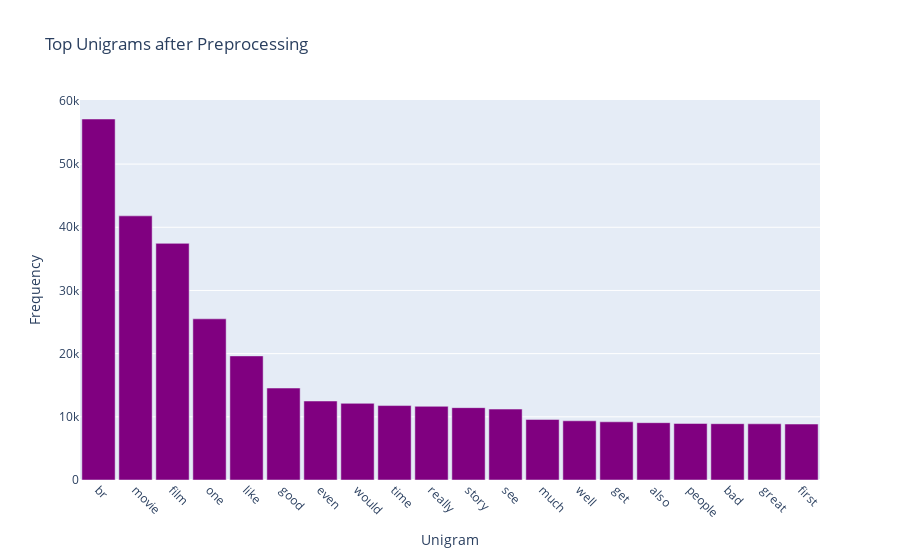

Notebook source saved alongside this figure:
### Code cell
# Plotting Unigram Frequency Distribution with Plotly
fig = px.bar(
    unigram_df,
    x="Unigram",
    y="Frequency",
    title="Top Unigrams after Preprocessing",
    color_discrete_sequence=["purple"],
)
fig.update_xaxes(tickangle=45)
fig.update_layout(xaxis_title="Unigram", yaxis_title="Frequency", bargap=0.1)
fig.show()

### Figure 1 — Plotly figure (JSON) as saved in the notebook; plotly's stock layout.template omitted (floating-point values rounded to 4 significant figures)
{"data": [{"alignmentgroup": "True", "hovertemplate": "Unigram=%{x}<br>Frequency=%{y}<extra></extra>", "legendgroup": "", "marker": {"color": "purple", "pattern": {"shape": ""}}, "name": "", "offsetgroup": "", "orientation": "v", "showlegend": false, "textposition": "auto", "type": "bar", "x": ["br", "movie", "film", "one", "like", "good", "even", "would", "time", "really", "story", "see", "much", "well", "get", "also", "people", "bad", "great", "first"], "xaxis": "x", "y": [57138, 41808, 37454, 25508, 19642, 14555, 12504, 12135, 11780, 11663, 11452, 11223, 9583, 9372, 9211, 9073, 8951, 8913, 8894, 8857], "yaxis": "y"}], "layout": {"bargap": 0.1, "barmode": "relative", "legend": {"tracegroupgap": 0}, "title": {"text": "Top Unigrams after Preprocessing"}, "xaxis": {"anchor": "y", "domain": [0, 1], "tickangle": 45, "title": {"text": "Unigram"}}, "yaxis": {"anchor": "x", "domain": [0, 1], "title": {"text": "Frequency"}}}}
